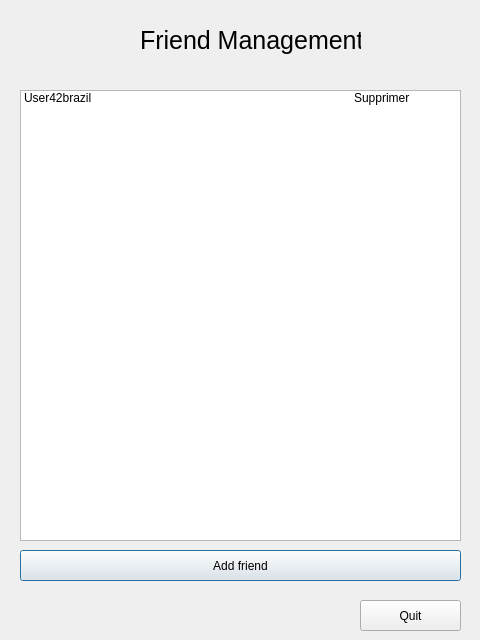
<?xml version="1.0" encoding="UTF-8"?>
<ui version="4.0">
 <class>FriendsManagement</class>
 <widget class="QDialog" name="FriendsManagement">
  <property name="geometry">
   <rect>
    <x>0</x>
    <y>0</y>
    <width>480</width>
    <height>640</height>
   </rect>
  </property>
  <property name="windowTitle">
   <string>Dialog</string>
  </property>
  <widget class="QTreeWidget" name="userlist">
   <property name="enabled">
    <bool>true</bool>
   </property>
   <property name="geometry">
    <rect>
     <x>20</x>
     <y>90</y>
     <width>441</width>
     <height>451</height>
    </rect>
   </property>
   <property name="minimumSize">
    <size>
     <width>441</width>
     <height>0</height>
    </size>
   </property>
   <property name="maximumSize">
    <size>
     <width>441</width>
     <height>16777215</height>
    </size>
   </property>
   <property name="indentation">
    <number>0</number>
   </property>
   <attribute name="headerVisible">
    <bool>false</bool>
   </attribute>
   <attribute name="headerDefaultSectionSize">
    <number>330</number>
   </attribute>
   <attribute name="headerMinimumSectionSize">
    <number>27</number>
   </attribute>
   <column>
    <property name="text">
     <string>Nickname</string>
    </property>
   </column>
   <column>
    <property name="text">
     <string>delete</string>
    </property>
   </column>
   <item>
    <property name="text">
     <string>User42brazil</string>
    </property>
    <property name="text">
     <string>Supprimer</string>
    </property>
    <property name="icon">
     <iconset resource="../woda.qrc">
      <normaloff>:/wodaLogo</normaloff>:/wodaLogo</iconset>
    </property>
   </item>
  </widget>
  <widget class="QLabel" name="title">
   <property name="geometry">
    <rect>
     <x>140</x>
     <y>20</y>
     <width>221</width>
     <height>41</height>
    </rect>
   </property>
   <property name="font">
    <font>
     <pointsize>19</pointsize>
    </font>
   </property>
   <property name="lineWidth">
    <number>1</number>
   </property>
   <property name="text">
    <string>Friend Management</string>
   </property>
  </widget>
  <widget class="QPushButton" name="addfriendbutton">
   <property name="geometry">
    <rect>
     <x>20</x>
     <y>550</y>
     <width>441</width>
     <height>31</height>
    </rect>
   </property>
   <property name="text">
    <string>Add friend</string>
   </property>
  </widget>
  <widget class="QPushButton" name="quitbutton">
   <property name="geometry">
    <rect>
     <x>360</x>
     <y>600</y>
     <width>101</width>
     <height>31</height>
    </rect>
   </property>
   <property name="text">
    <string>Quit</string>
   </property>
  </widget>
 </widget>
 <resources>
  <include location="../woda.qrc"/>
 </resources>
 <connections/>
</ui>
